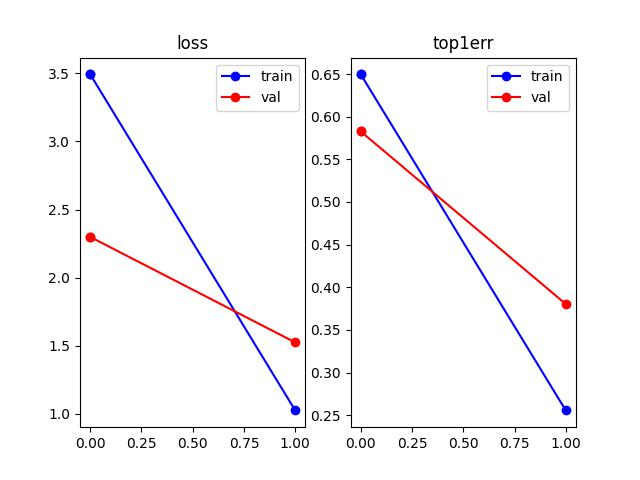

Python code for this plot:
from multiprocessing import freeze_support
from shutil import copyfile

import torch
import torch.nn as nn
import matplotlib.pyplot as plt
from torch import optim
from torch.autograd import Variable
from torch.backends import cudnn
from torchvision import datasets, transforms
from model import ft_net
import os
import time

if __name__ == '__main__':
    freeze_support()

    version = torch.__version__
    try:
        from apex.fp16_utils import *
        from apex import amp
        from apex.optimizers import FusedSGD
    except ImportError:  # will be 3.x series
        print(
            'This is not an error. If you want to use low precision, i.e., fp16, please install the apex with cuda support (https://github.com/NVIDIA/apex) and update pytorch to 1.0')

    from pytorch_metric_learning import losses, miners

    BASE_DIR = os.path.dirname(os.path.abspath(__file__))
    DATA_DIR = os.path.join(BASE_DIR, 'data')
    TRAIN_DIR = os.path.join(DATA_DIR, 'train')
    TEST_DIR = os.path.join(DATA_DIR, 'test')
    VAL_DIR = os.path.join(DATA_DIR, 'val')

    torch.cuda.set_device(0)
    cudnn.benchmark = True

    h, w = 224, 224
    transform_train_list = [
        # transforms.RandomResizedCrop(size=128, scale=(0.75,1.0), ratio=(0.75,1.3333), interpolation=3), #Image.BICUBIC)
        transforms.Resize((h, w), interpolation=3),
        transforms.Pad(10),
        transforms.RandomCrop((h, w)),
        transforms.RandomHorizontalFlip(),
        transforms.ToTensor(),
        transforms.Normalize([0.485, 0.456, 0.406], [0.229, 0.224, 0.225])
    ]

    transform_val_list = [
        transforms.Resize(size=(h, w), interpolation=3),  # Image.BICUBIC
        transforms.ToTensor(),
        transforms.Normalize([0.485, 0.456, 0.406], [0.229, 0.224, 0.225])
    ]

    data_transforms = {
        'train': transforms.Compose(transform_train_list),
        'val': transforms.Compose(transform_val_list),
    }

    image_datasets = {}
    image_datasets['train'] = datasets.ImageFolder(TRAIN_DIR,
                                                   data_transforms['train'])
    image_datasets['val'] = datasets.ImageFolder(VAL_DIR,
                                                 data_transforms['val'])

    dataloaders = {x: torch.utils.data.DataLoader(image_datasets[x], batch_size=32,
                                                  shuffle=True, num_workers=2, pin_memory=True,
                                                  prefetch_factor=2, persistent_workers=True)
                   for x in ['train', 'val']}

    dataset_sizes = {x: len(image_datasets[x]) for x in ['train', 'val']}
    class_names = image_datasets['train'].classes

    use_gpu = torch.cuda.is_available()
    inputs, classes = next(iter(dataloaders['train']))

    y_loss = {}  # loss history
    y_loss['train'] = []
    y_loss['val'] = []
    y_err = {}
    y_err['train'] = []
    y_err['val'] = []

    x_epoch = []
    fig = plt.figure()
    ax0 = fig.add_subplot(121, title="loss")
    ax1 = fig.add_subplot(122, title="top1err")

    fp16 = True

    def draw_curve(current_epoch):
        x_epoch.append(current_epoch)
        ax0.plot(x_epoch, y_loss['train'], 'bo-', label='train')
        ax0.plot(x_epoch, y_loss['val'], 'ro-', label='val')
        ax1.plot(x_epoch, y_err['train'], 'bo-', label='train')
        ax1.plot(x_epoch, y_err['val'], 'ro-', label='val')
        if current_epoch == 0:
            ax0.legend()
            ax1.legend()
        fig.savefig(os.path.join('./results', 'ft_net', 'train.jpg'))


    def save_network(network, epoch_label):
        save_filename = 'net_%s.pth' % epoch_label
        save_path = os.path.join('./results', 'ft_net', save_filename)
        torch.save(network.cpu().state_dict(), save_path)
        if torch.cuda.is_available():
            network.cuda(0)


    def train_model(model, criterion, optimizer, scheduler, num_epochs=25):

        since = time.time()

        warm_up = 0.1
        warm_iteration = round(dataset_sizes['train'] / 32) * 5

        for epoch in range(num_epochs):
            print('Epoch {}/{}'.format(epoch, num_epochs - 1))
            print('-' * 10)

            for phase in ['train', 'val']:
                if phase == 'train':
                    model.train(True)
                else:
                    model.train(False)

                running_loss = 0.0
                running_corrects = 0.0


                for iter, data in enumerate(dataloaders[phase]):
                    inputs, labels = data
                    now_batch_size, c, h, w = inputs.shape
                    if now_batch_size < 32:
                        continue

                    if use_gpu:
                        inputs = Variable(inputs.cuda().detach())
                        labels = Variable(labels.cuda().detach())
                    else:
                        inputs, labels = Variable(inputs), Variable(labels)

                    optimizer.zero_grad()

                    if phase == 'val':
                        with torch.no_grad():
                            outputs = model(inputs)
                    else:
                        outputs = model(inputs)

                    sm = nn.Softmax(dim=1)
                    log_sm = nn.LogSoftmax(dim=1)

                    _, preds = torch.max(outputs.data, 1)
                    loss = criterion(outputs, labels)

                    del inputs

                    if phase == 'train':
                        if fp16:  # we use optimier to backward loss
                            with amp.scale_loss(loss, optimizer) as scaled_loss:
                                scaled_loss.backward()
                        else:
                            loss.backward()
                        optimizer.step()
                    # statistics
                    if int(version[0]) > 0 or int(version[2]) > 3:  # for the new version like 0.4.0, 0.5.0 and 1.0.0
                        running_loss += loss.item() * now_batch_size
                    else:  # for the old version like 0.3.0 and 0.3.1
                        running_loss += loss.data[0] * now_batch_size
                    del loss
                    running_corrects += float(torch.sum(preds == labels.data))

                epoch_loss = running_loss / dataset_sizes[phase]
                epoch_acc = running_corrects / dataset_sizes[phase]

                print('{} Loss: {:.4f} Acc: {:.4f}'.format(
                    phase, epoch_loss, epoch_acc))

                y_loss[phase].append(epoch_loss)
                y_err[phase].append(1.0 - epoch_acc)
                # deep copy the results
                if phase == 'val':
                    last_model_wts = model.state_dict()
                    if epoch % 10 == 9:
                        save_network(model, epoch)
                    draw_curve(epoch)
                if phase == 'train':
                    scheduler.step()
            time_elapsed = time.time() - since
            print('Training complete in {:.0f}m {:.0f}s'.format(
                time_elapsed // 60, time_elapsed % 60))

        time_elapsed = time.time() - since
        print('Training complete in {:.0f}m {:.0f}s'.format(
            time_elapsed // 60, time_elapsed % 60))
        # print('Best val Acc: {:4f}'.format(best_acc))

        # load best results weights
        model.load_state_dict(last_model_wts)
        save_network(model, 'last')
        return model

    model = ft_net(len(class_names))

    model = model.cuda()

    optim_name = optim.SGD

    ignored_params = list(map(id, model.classifier.parameters()))
    base_params = filter(lambda p: id(p) not in ignored_params, model.parameters())
    classifier_params = model.classifier.parameters()
    optimizer_ft = optim_name([
        {'params': base_params, 'lr': 0.1 * 0.05},
        {'params': classifier_params, 'lr': 0.05}
    ], weight_decay=5e-4, momentum=0.9, nesterov=True)

    exp_lr_scheduler = optim.lr_scheduler.StepLR(optimizer_ft, step_size=60 * 2 // 3, gamma=0.1)
    dir_name = os.path.join(BASE_DIR, 'results', 'ft_net')
    print(dir_name)
    if not os.path.isdir(dir_name):
        os.mkdir(dir_name)
    # record every run
    copyfile('./train.py', os.path.join(dir_name, 'train.py'))
    copyfile('./model.py', os.path.join(dir_name, 'model.py'))

    criterion = nn.CrossEntropyLoss()

    if fp16:
        model, optimizer_ft = amp.initialize(model, optimizer_ft, opt_level="O1")

    model = train_model(model, criterion, optimizer_ft, exp_lr_scheduler, 60)
